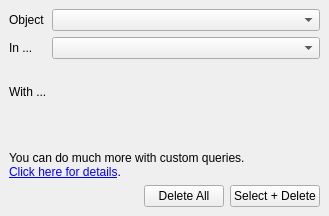
         <widget class="QWidget" name="tab_4" >
          <attribute name="title" >
           <string>Delete</string>
          </attribute>
          <layout class="QGridLayout" >
           <property name="margin" >
            <number>9</number>
           </property>
           <property name="spacing" >
            <number>6</number>
           </property>
           <item row="6" column="0" colspan="2" >
            <widget class="QLabel" name="hint_label2" >
             <property name="text" >
              <string>&lt;html>&lt;body>You can do much more with custom queries. &lt;br/>&lt;a href="int:/about/custom_queries.xml">Click here for details&lt;/a>.&lt;/body>&lt;/html></string>
             </property>
             <property name="wordWrap" >
              <bool>true</bool>
             </property>
            </widget>
           </item>
           <item row="5" column="0" colspan="2" >
            <spacer>
             <property name="orientation" >
              <enum>Qt::Vertical</enum>
             </property>
             <property name="sizeHint" >
              <size>
               <width>311</width>
               <height>40</height>
              </size>
             </property>
            </spacer>
           </item>
           <item row="8" column="0" colspan="2" >
            <layout class="QHBoxLayout" >
             <property name="margin" >
              <number>0</number>
             </property>
             <property name="spacing" >
              <number>6</number>
             </property>
             <item>
              <spacer>
               <property name="orientation" >
                <enum>Qt::Horizontal</enum>
               </property>
               <property name="sizeHint" >
                <size>
                 <width>20</width>
                 <height>20</height>
                </size>
               </property>
              </spacer>
             </item>
             <item>
              <widget class="QPushButton" name="delete_all_button" >
               <property name="text" >
                <string>Delete All</string>
               </property>
               <property name="icon" >
                <iconset resource="layResources.qrc" >:/runthis.png</iconset>
               </property>
              </widget>
             </item>
             <item>
              <widget class="QPushButton" name="delete_button" >
               <property name="toolTip" >
                <string>&lt;html>&lt;head>&lt;meta name="qrichtext" content="1" />&lt;style type="text/css">
p, li { white-space: pre-wrap; }
&lt;/style>&lt;/head>&lt;body style=" font-family:'Liberation Sans'; font-size:11pt; font-weight:400; font-style:normal; text-decoration:none;">
&lt;p style=" margin-top:0px; margin-bottom:0px; margin-left:0px; margin-right:0px; -qt-block-indent:0; text-indent:0px;">Find all&lt;/p>&lt;/body>&lt;/html></string>
               </property>
               <property name="text" >
                <string>Select + Delete</string>
               </property>
               <property name="icon" >
                <iconset resource="layResources.qrc" >:/run.png</iconset>
               </property>
               <property name="autoDefault" >
                <bool>true</bool>
               </property>
               <property name="default" >
                <bool>false</bool>
               </property>
              </widget>
             </item>
            </layout>
           </item>
           <item row="0" column="0" >
            <widget class="QLabel" name="label_34" >
             <property name="text" >
              <string>Object</string>
             </property>
            </widget>
           </item>
           <item row="1" column="1" >
            <widget class="QComboBox" name="delete_context" >
             <property name="sizePolicy" >
              <sizepolicy>
               <hsizetype>5</hsizetype>
               <vsizetype>0</vsizetype>
               <horstretch>1</horstretch>
               <verstretch>0</verstretch>
              </sizepolicy>
             </property>
            </widget>
           </item>
           <item row="1" column="0" >
            <widget class="QLabel" name="label_33" >
             <property name="text" >
              <string>In ...    </string>
             </property>
            </widget>
           </item>
           <item row="0" column="1" >
            <widget class="QComboBox" name="delete_objects" >
             <property name="sizePolicy" >
              <sizepolicy>
               <hsizetype>7</hsizetype>
               <vsizetype>0</vsizetype>
               <horstretch>0</horstretch>
               <verstretch>0</verstretch>
              </sizepolicy>
             </property>
            </widget>
           </item>
           <item row="2" column="0" colspan="2" >
            <spacer>
             <property name="orientation" >
              <enum>Qt::Vertical</enum>
             </property>
             <property name="sizeType" >
              <enum>QSizePolicy::Fixed</enum>
             </property>
             <property name="sizeHint" >
              <size>
               <width>20</width>
               <height>20</height>
              </size>
             </property>
            </spacer>
           </item>
           <item row="4" column="0" colspan="2" >
            <widget class="QStackedWidget" name="delete_properties" >
             <widget class="QWidget" name="page_3" />
             <widget class="QWidget" name="page_4" />
            </widget>
           </item>
           <item row="3" column="0" colspan="2" >
            <widget class="QLabel" name="label_3" >
             <property name="text" >
              <string>With ...</string>
             </property>
            </widget>
           </item>
          </layout>
         </widget>
